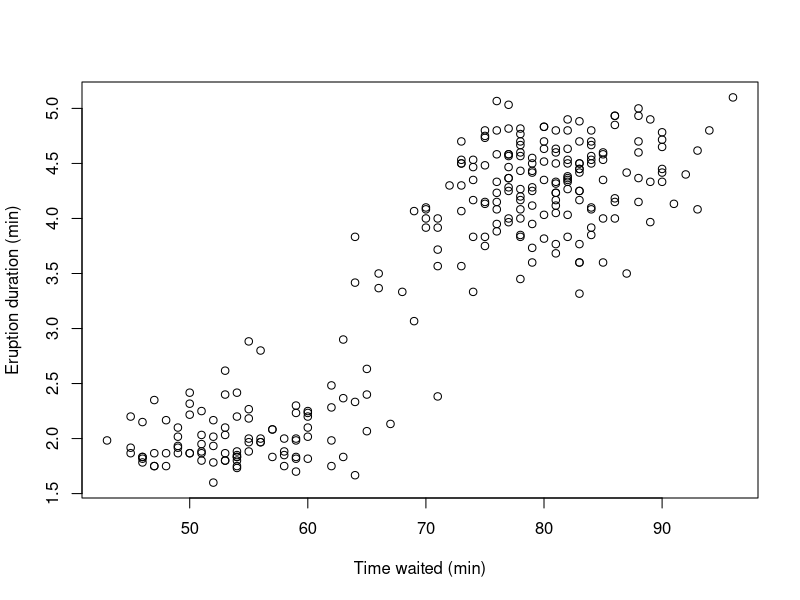
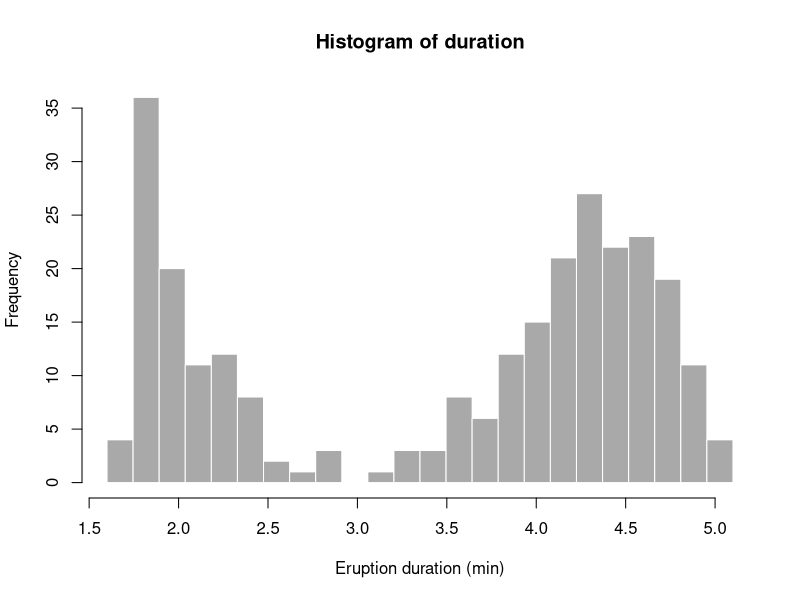

Generate these figures, in order, with R:
## ---- chunk 1
summary(faithful$eruptions)
summary(faithful$waiting)
## ---- chunk 2
duration = faithful$eruptions      # the eruption durations 
waiting = faithful$waiting         # the waiting interval
plot(waiting, duration,            # plot the variables 
  ylab="Eruption duration (min)",        # y−axis label 
  xlab="Time waited (min)")              # x−axis label
reg1 <- lm(waiting~duration)
abline(reg1, col="red")
## ---- chunk 3
  duration = faithful$eruptions   # the eruption durations 
  waiting = faithful$waiting      # the waiting interval
  number_of_bins = 25
  bins_duration <- seq(min(duration), max(duration), length.out = number_of_bins)
  
  # draw the histogram with the specified number of bins
  hist(duration, breaks = bins_duration, col = 'darkgray', border = 'white', ylab="Frequency", xlab="Eruption duration (min)")
